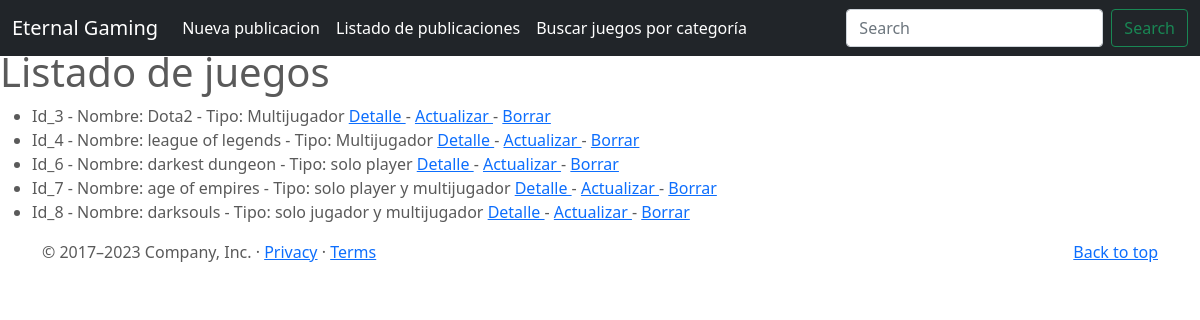
Page /juegos/ on the committed database.
### entrega_final_app/models.py (models this page shows, shortened)
class Juegos(models.Model):
    nombre = models.CharField(max_length=50)
    tipo = models.CharField(max_length=50)
    rating = models.CharField(max_length=2)
    categoria = models.CharField(max_length=50)
    opinion = models.TextField(max_length=500)

### entrega_final_app/views.py (the view)
# urls.py: path('juegos/',mostrar_juegos, name = "juegos"),
def mostrar_juegos(request):
    juegos = Juegos.objects.all()
    total_juegos = len(juegos)
    context = {
        "juegos": juegos,
        "total_juegos":total_juegos,
        "form": JuegosForm(),
    }
    return render(request, "entrega_final_app/juegos.html", context)

### entrega_final_app/forms.py
class JuegosForm (forms.Form):
    nombre = forms.CharField(max_length=50)
    tipo = forms.CharField(max_length=50)
    rating = forms.CharField(max_length=2)
    categoria = forms.CharField(max_length=50)
    opinion = forms.CharField(max_length=100)

### entrega_final_app/templates/entrega_final_app/juegos.html (shortened to what this page needs)
{% extends 'entrega_final_app/base.html'%}
{%block titulo%} Listado de juegos {%endblock%}
{%block listado%}
    <ul>
        {%  for juego in juegos %}
        <li>
            Id_{{juego.id}} - Nombre:  {{juego.nombre}} - Tipo: {{juego.tipo}}
            <a href="{% url 'juegos-detail' juego.id %}"> Detalle </a>
            -
            <a href="{% url 'juegos-update' juego.id %}"> Actualizar </a>
            -
            <a href="{% url 'juegos-delete' juego.id %}"> Borrar </a>
        </li>
        {% endfor %}
    </ul>
{% endblock %}

### entrega_final_app/static/entrega_final_app/css/juegos.css (style rules this page uses)
body { padding-top: 3rem; padding-bottom: 3rem; color: #5a5a5a; }

### rows in the picture
Juegos: id "3", nombre "Dota2", tipo "Multijugador"
Juegos: id "4", nombre "league of legends", tipo "Multijugador"
Juegos: id "6", nombre "darkest dungeon", tipo "solo player"
Juegos: id "7", nombre "age of empires", tipo "solo player y multijugador"
Juegos: id "8", nombre "darksouls", tipo "solo jugador y multijugador"
